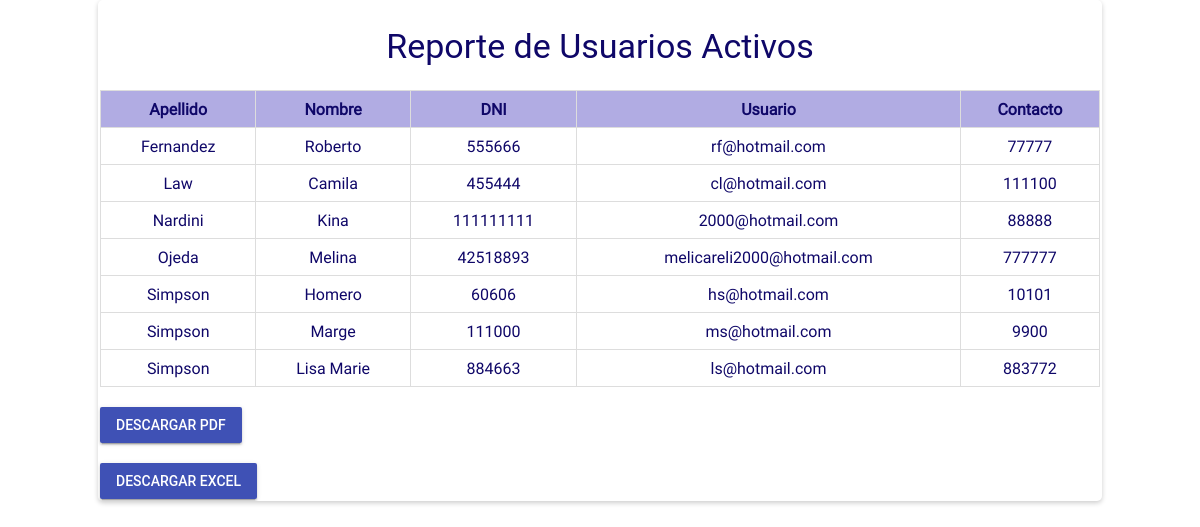
Screenshot of /SFI-V2-master/Reportes/reporteUser.php (signed in) with the database file from the repository.
### tables this page shows
CREATE TABLE `usuario` (
  `DNI_U` int(11) NOT NULL,
  `ID_JER` int(11) NOT NULL,
  `ID_PROV` int(11) NOT NULL,
  `CONTRASENA` varchar(15) NOT NULL,
  `NOMBRE` varchar(20) NOT NULL,
  `APELLIDO` varchar(20) NOT NULL,
  `USUARIO` varchar(30) NOT NULL,
  `CONTACTO` int(11) NOT NULL,
  `DOMICILIO` varchar(40) NOT NULL,
  `CIUDAD` varchar(40) NOT NULL,
  `Disponibilidad` int(11) NOT NULL
);

### SFI-V2-master/Reportes/reporteUser.php (the view, shortened to what this page needs)
<?php
$MiConexion = ConexionBD();
$SQL = "SELECT  u.nombre AS nombre,
                u.apellido AS apellido,
                u.DNI_U AS dni,
                u.usuario AS usuario,
                u.contacto AS contacto
        FROM usuario u, jerarquia j
        WHERE  u.id_jer=j.id_jer AND u.id_jer = 2 AND u.Disponibilidad = 1
        ORDER BY u.apellido ASC";
$result = $MiConexion->query($SQL);
?>
<!DOCTYPE html>
<html lang="es">
<head>
    <link rel="stylesheet" href="../css/normalize.css">
    <link rel="stylesheet" href="../css/material.min.css">
    <link rel="stylesheet" href="../css/material-design-iconic-font.min.css">
    <link rel="stylesheet" href="../css/main.css">
</head>
<body>
    <div class="reporte">
        <h3>Reporte de Usuarios Activos</h3>
        <?php if ($result->num_rows > 0): ?>
            <table>
                <thead>
                    <tr>
                        <th>Apellido</th>
                        <th>Nombre</th>
                        <th>DNI</th>
                        <th>Usuario</th>
                        <th>Contacto</th>
                    </tr>
                </thead>
                <tbody>
                    <?php while ($row = $result->fetch_assoc()): ?>
                        <tr>
                            <td><?= htmlspecialchars($row['apellido']) ?></td>
                            <td><?= htmlspecialchars($row['nombre']) ?></td>
                            <td><?= htmlspecialchars($row['dni']) ?></td>
                            <td><?= htmlspecialchars($row['usuario']) ?></td>
                            <td><?= htmlspecialchars($row['contacto']) ?></td>
                        </tr>
                    <?php endwhile; ?>
                </tbody>
            </table>
            <br>
             <div >
             <div>
            <a href="pdf_users_activos.php" class="mdl-button mdl-js-button mdl-button--raised mdl-button--colored">
    DESCARGAR PDF</a>
        </div>
        <br>
        <div>
            <a href="excel_users.php" class="mdl-button mdl-js-button mdl-button--raised mdl-button--colored">
    DESCARGAR EXCEL
</a>
        </div>
        <?php endif; ?>
    </div>
</body>
</html>

### SFI-V2-master/css/main.css (style rules this page uses)
:root { --color-text: #3F51B5; --primary-color: #2B2B2C; --acent-color: #DB763B; }
html, body { width: 100%; height: 100%; margin: 0; padding: 0; font-size: 16px; font-family: "RobotoRegular"; position: relative; background-color: blueviolet; }

### SFI-V2-master/Reportes/reporteUser.php (style rules this page uses)
html { background-color: white; }
body { color: #0F0768; background-color: white; }
.reporte { padding: 2px; border-radius: 5px; margin: auto; box-shadow: 0 2px 5px rgba(0, 0, 0, 0.2); overflow-x: auto; width: 1000px; }
h1, h2, h3 { text-align: center; }
table { table-layout: auto; word-wrap: break-word; width: 100%; border-collapse: collapse; }
th, td { border: 1px solid #ddd; padding: 8px; text-align: center; white-space: normal; word-break: break-word; }
th { background-color: #B1ACE3; }

### rows the page displays
usuario: APELLIDO "Fernandez", NOMBRE "Roberto", DNI_U "555666", USUARIO "rf@hotmail.com", CONTACTO "77777"
usuario: APELLIDO "Law", NOMBRE "Camila", DNI_U "455444", USUARIO "cl@hotmail.com", CONTACTO "111100"
usuario: APELLIDO "Nardini", NOMBRE "Kina", DNI_U "111111111", USUARIO "2000@hotmail.com", CONTACTO "88888"
usuario: APELLIDO "Ojeda", NOMBRE "Melina", DNI_U "42518893", USUARIO "melicareli2000@hotmail.com", CONTACTO "777777"
usuario: APELLIDO "Simpson", NOMBRE "Homero", DNI_U "60606", USUARIO "hs@hotmail.com", CONTACTO "10101"
usuario: APELLIDO "Simpson", NOMBRE "Marge", DNI_U "111000", USUARIO "ms@hotmail.com", CONTACTO "9900"
usuario: APELLIDO "Simpson", NOMBRE "Lisa Marie", DNI_U "884663", USUARIO "ls@hotmail.com", CONTACTO "883772"
